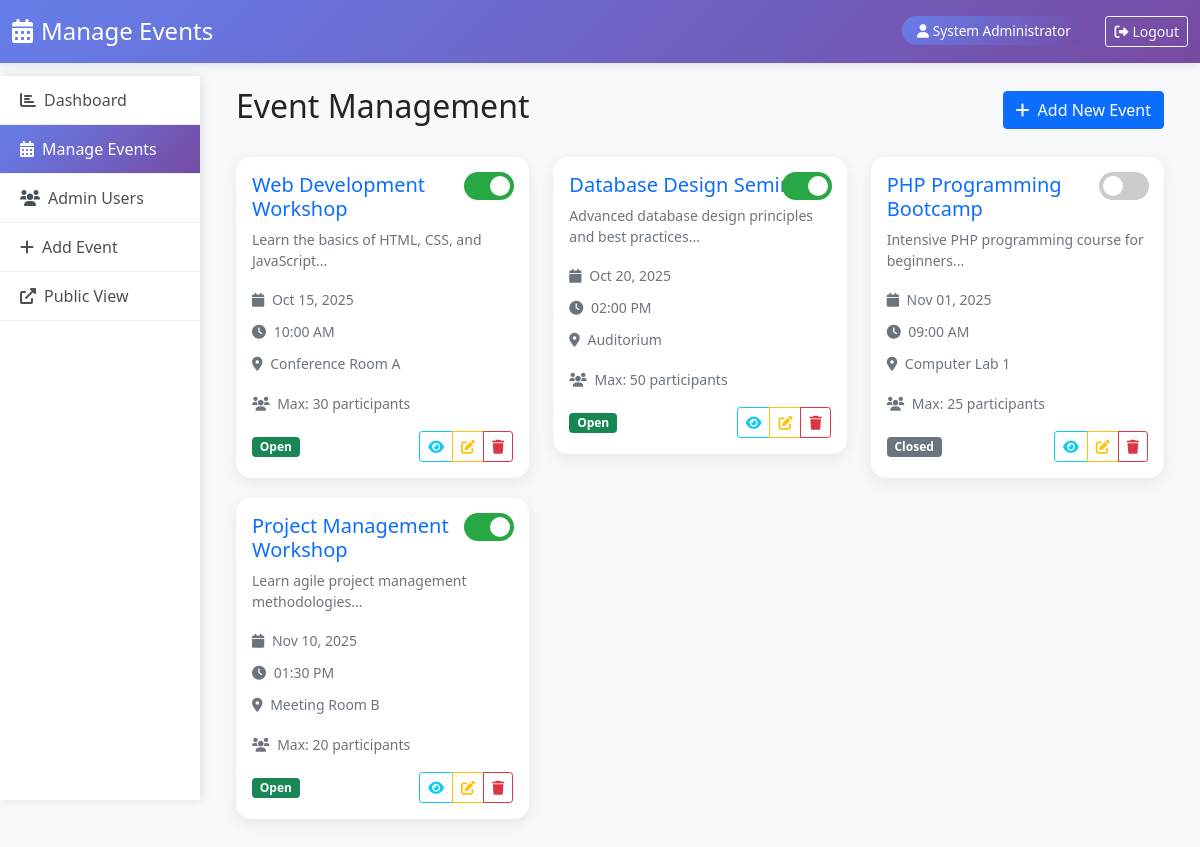
The app's page /admin-events.php (signed in) with its own data.
### tables this page shows
CREATE TABLE IF NOT EXISTS events (
    id INT AUTO_INCREMENT PRIMARY KEY,
    title VARCHAR(255) NOT NULL,
    description TEXT,
    event_date DATE NOT NULL,
    event_time TIME NOT NULL,
    location VARCHAR(255) NOT NULL,
    status ENUM('open', 'closed') DEFAULT 'open',
    max_participants INT DEFAULT 0,
    created_at TIMESTAMP DEFAULT CURRENT_TIMESTAMP,
    updated_at TIMESTAMP DEFAULT CURRENT_TIMESTAMP ON UPDATE CURRENT_TIMESTAMP
);

### classes/Admin.php (called while the page is built, shortened)
<?php
require_once 'config/database.php';
class Admin {
    public function __construct() {
        $database = new Database();
    }
    public function isLoggedIn() {
        return isset($_SESSION['admin_id']) && isset($_SESSION['admin_username']);
    }
    public function getCurrentAdmin() {
        if ($this->isLoggedIn()) {
            return [
                'id' => $_SESSION['admin_id'],
                'username' => $_SESSION['admin_username'],
                'full_name' => $_SESSION['admin_name'],
                'email' => $_SESSION['admin_email']
            ];
        }
        return null;
    }
}
?>

### config/database.php (called while the page is built, shortened)
<?php
class Database {
    private $host = 'localhost';
    private $username = 'root';
    private $password = '';
    private $database = 'event_management';
    private $connection;
    private function connect() {
        try {
            $this->connection = new PDO(
                "mysql:host={$this->host};dbname={$this->database}",
                $this->username,
                $this->password,
                [
                    PDO::ATTR_ERRMODE => PDO::ERRMODE_EXCEPTION,
                    PDO::ATTR_DEFAULT_FETCH_MODE => PDO::FETCH_ASSOC
                ]
            );
        } catch (PDOException $e) {
            die("Connection failed: " . $e->getMessage());
        }
    }
    public function getConnection() {
        return $this->connection;
    }
}
?>

### classes/Event.php (called while the page is built, shortened)
<?php
require_once 'config/database.php';
class Event {
    private $db;
    private $table = 'events';
    public function __construct() {
        $database = new Database();
        $this->db = $database->getConnection();
    }
    public function readAll() {
        try {
            $sql = "SELECT * FROM {$this->table} ORDER BY event_date ASC, event_time ASC";
            $stmt = $this->db->prepare($sql);
            $stmt->execute();
            return $stmt->fetchAll();
        } catch (PDOException $e) {
            error_log("Error reading events: " . $e->getMessage());
            return [];
        }
    }
}
?>

### admin-events.php (the view, shortened to what this page needs)
<?php
require_once 'classes/Admin.php';
require_once 'classes/Event.php';
$admin = new Admin();
$admin->requireAuth();
$event = new Event();
$events = $event->readAll();
$currentAdmin = $admin->getCurrentAdmin();
?>
<!DOCTYPE html>
<html lang="en">
<head>
    <link href="https://cdn.jsdelivr.net/npm/bootstrap@5.1.3/dist/css/bootstrap.min.css" rel="stylesheet">
    <link href="https://cdnjs.cloudflare.com/ajax/libs/font-awesome/6.0.0/css/all.min.css" rel="stylesheet">
</head>
<body>
    <div class="admin-header">
        <div class="container-fluid">
            <div class="row align-items-center">
                <div class="col-md-6">
                    <h4 class="mb-0">
                        <i class="fas fa-calendar-alt me-2"></i>Manage Events
                    </h4>
                </div>
                <div class="col-md-6 text-end">
                    <span class="admin-badge me-3">
                        <i class="fas fa-user me-1"></i><?php echo htmlspecialchars($currentAdmin['full_name']); ?>
                    </span>
                    <a href="logout.php" class="btn btn-outline-light btn-sm">
                        <i class="fas fa-sign-out-alt me-1"></i>Logout
                    </a>
                </div>
            </div>
        </div>
    </div>
    <div class="container-fluid">
        <div class="row">
            <div class="col-md-3 col-lg-2 px-0">
                <div class="admin-sidebar">
                    <a href="admin-dashboard.php" class="sidebar-item">
                        <i class="fas fa-chart-bar me-2"></i>Dashboard
                    </a>
                    <a href="admin-events.php" class="sidebar-item active">
                        <i class="fas fa-calendar-alt me-2"></i>Manage Events
                    </a>
                    <a href="admin-users.php" class="sidebar-item">
                        <i class="fas fa-users me-2"></i>Admin Users
                    </a>
                    <a href="create.php" class="sidebar-item">
                        <i class="fas fa-plus me-2"></i>Add Event
                    </a>
                    <a href="index.php" class="sidebar-item" target="_blank">
                        <i class="fas fa-external-link-alt me-2"></i>Public View
                    </a>
                </div>
            </div>
            <div class="col-md-9 col-lg-10">
                <div class="p-4">
                    <div class="d-flex justify-content-between align-items-center mb-4">
                        <h2>Event Management</h2>
                        <a href="create.php" class="btn btn-primary">
                            <i class="fas fa-plus me-2"></i>Add New Event
                        </a>
                    </div>
                    <?php if (empty($events)): ?>
                        <div class="text-center py-5">
                            <i class="fas fa-calendar-times fa-5x text-muted mb-3"></i>
                            <h4 class="text-muted">No Events Found</h4>
                            <p class="text-muted">Start by creating your first event!</p>
                            <a href="create.php" class="btn btn-primary">
                                <i class="fas fa-plus me-2"></i>Create Event
                            </a>
                        </div>
                    <?php else: ?>
                        <div class="row">
                            <?php foreach ($events as $eventData): ?>
                                <div class="col-md-6 col-lg-4">
                                    <div class="card event-card">
                                        <div class="card-body position-relative">
                                            <div class="event-status">
                                                <label class="status-switch">
                                                    <span class="slider"></span>
                                                </label>
                                            </div>
                                            <h5 class="card-title text-primary">
                                                <?php echo htmlspecialchars($eventData['title']); ?>
                                            </h5>
                                            <?php if (!empty($eventData['description'])): ?>
                                                <p class="card-text text-muted small">
                                                    <?php echo htmlspecialchars(substr($eventData['description'], 0, 100)); ?>...
                                                </p>
                                            <?php endif; ?>
                                            <div class="mb-2">
                                                <small class="text-muted">
                                                    <i class="fas fa-calendar me-1"></i>
                                                    <?php echo date('M d, Y', strtotime($eventData['event_date'])); ?>
                                                </small>
                                            </div>
                                            <div class="mb-2">
                                                <small class="text-muted">
                                                    <i class="fas fa-clock me-1"></i>
                                                    <?php echo date('h:i A', strtotime($eventData['event_time'])); ?>
                                                </small>
                                            </div>
                                            <div class="mb-3">
                                                <small class="text-muted">
                                                    <i class="fas fa-map-marker-alt me-1"></i>
                                                    <?php echo htmlspecialchars($eventData['location']); ?>
                                                </small>
                                            </div>
                                            <div class="mb-3">
                                                <small class="text-muted">
                                                    <i class="fas fa-users me-1"></i>
                                                    Max: <?php echo $eventData['max_participants']; ?> participants
                                                </small>
                                            </div>
                                            <div class="d-flex justify-content-between align-items-center">
                                                <span class="badge <?php echo $eventData['status'] === 'open' ? 'bg-success' : 'bg-secondary'; ?>">
                                                    <?php echo ucfirst($eventData['status']); ?>
                                                </span>
                                                <div class="btn-group" role="group">
                                                    <a href="view.php?id=<?php echo $eventData['id']; ?>"
                                                       class="btn btn-outline-info btn-sm" title="View">
                                                        <i class="fas fa-eye"></i>
                                                    </a>
                                                    <a href="edit.php?id=<?php echo $eventData['id']; ?>"
                                                       class="btn btn-outline-warning btn-sm" title="Edit">
                                                        <i class="fas fa-edit"></i>
                                                    </a>
                                                    <a href="actions.php?action=delete&id=<?php echo $eventData['id']; ?>"
                                                       class="btn btn-outline-danger btn-sm" title="Delete"
                                                       onclick="return confirm('Are you sure you want to delete this event?')">
                                                        <i class="fas fa-trash"></i>
                                                    </a>
                                                </div>
                                            </div>
                                        </div>
                                    </div>
                                </div>
                            <?php endforeach; ?>
                        </div>
                    <?php endif; ?>
                </div>
            </div>
        </div>
    </div>
</body>
</html>

### admin-events.php (style rules this page uses)
:root { --admin-primary: #667eea; --admin-secondary: #764ba2; }
body { background-color: #f8f9fa; }
.admin-header { background: linear-gradient(135deg, var(--admin-primary) 0%, var(--admin-secondary) 100%); color: white; padding: 1rem 0; position: sticky; top: 0; z-index: 1030; box-shadow: 0 2px 10px rgba(0,0,0,0.1); }
.admin-sidebar { background: white; min-height: calc(100vh - 76px); box-shadow: 2px 0 10px rgba(0,0,0,0.1); position: sticky; top: 76px; }
.sidebar-item { padding: 12px 20px; border-bottom: 1px solid #eee; color: #495057; text-decoration: none; display: block; transition: all 0.3s ease; }
.sidebar-item.active { background: linear-gradient(135deg, var(--admin-primary) 0%, var(--admin-secondary) 100%); color: white; }
.admin-badge { background: linear-gradient(135deg, var(--admin-primary) 0%, var(--admin-secondary) 100%); color: white; padding: 5px 15px; border-radius: 20px; font-size: 0.85rem; }
.event-card { border: none; border-radius: 15px; box-shadow: 0 5px 15px rgba(0,0,0,0.08); transition: transform 0.3s ease; margin-bottom: 20px; }
.event-status { position: absolute; top: 15px; right: 15px; }
.status-switch { position: relative; display: inline-block; width: 50px; height: 28px; }
.slider { position: absolute; cursor: pointer; top: 0; left: 0; right: 0; bottom: 0; background-color: #ccc; transition: .4s; border-radius: 28px; }
.slider:before { position: absolute; content: ""; height: 20px; width: 20px; left: 4px; bottom: 4px; background-color: white; transition: .4s; border-radius: 50%; }
input:checked + .slider { background-color: #28a745; }
input:checked + .slider:before { transform: translateX(22px); }

### records on screen
events: title "Web Development Workshop", description "Learn the basics of HTML, CSS, and JavaScript", event_date "Oct 15, 2025", event_time "10:00 AM", location "Conference Room A", max_participants "30", status "Open"
events: title "Database Design Seminar", description "Advanced database design principles and best practices", event_date "Oct 20, 2025", event_time "02:00 PM", location "Auditorium", max_participants "50", status "Open"
events: title "PHP Programming Bootcamp", description "Intensive PHP programming course for beginners", event_date "Nov 01, 2025", event_time "09:00 AM", location "Computer Lab 1", max_participants "25", status "Closed"
events: title "Project Management Workshop", description "Learn agile project management methodologies", event_date "Nov 10, 2025", event_time "01:30 PM", location "Meeting Room B", max_participants "20", status "Open"

### other values on screen
$currentAdmin['full_name'] "System Administrator"
